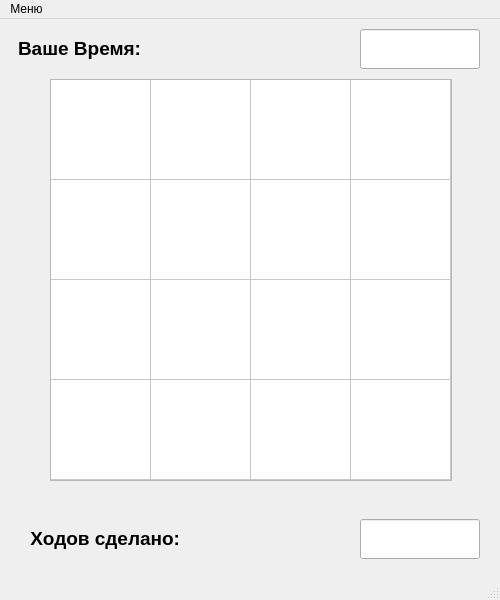
<?xml version="1.0" encoding="UTF-8"?>
<ui version="4.0">
 <class>MainWindow</class>
 <widget class="QMainWindow" name="MainWindow">
  <property name="geometry">
   <rect>
    <x>0</x>
    <y>0</y>
    <width>500</width>
    <height>600</height>
   </rect>
  </property>
  <property name="windowTitle">
   <string>MainWindow</string>
  </property>
  <widget class="QWidget" name="centralwidget">
   <widget class="QLineEdit" name="moves_counter">
    <property name="geometry">
     <rect>
      <x>360</x>
      <y>500</y>
      <width>120</width>
      <height>40</height>
     </rect>
    </property>
   </widget>
   <widget class="QLineEdit" name="playTimer">
    <property name="geometry">
     <rect>
      <x>360</x>
      <y>10</y>
      <width>120</width>
      <height>40</height>
     </rect>
    </property>
   </widget>
   <widget class="QLabel" name="MovesLavel">
    <property name="geometry">
     <rect>
      <x>20</x>
      <y>500</y>
      <width>160</width>
      <height>40</height>
     </rect>
    </property>
    <property name="text">
     <string>&lt;html&gt;&lt;head/&gt;&lt;body&gt;&lt;p align=&quot;right&quot;&gt;&lt;span style=&quot; font-size:14pt; font-weight:600;&quot;&gt;Ходов сделано:&lt;/span&gt;&lt;/p&gt;&lt;/body&gt;&lt;/html&gt;</string>
    </property>
   </widget>
   <widget class="QLabel" name="TimerLabel">
    <property name="geometry">
     <rect>
      <x>10</x>
      <y>10</y>
      <width>131</width>
      <height>40</height>
     </rect>
    </property>
    <property name="text">
     <string>&lt;html&gt;&lt;head/&gt;&lt;body&gt;&lt;p align=&quot;right&quot;&gt;&lt;span style=&quot; font-size:14pt; font-weight:600;&quot;&gt;Ваше Время:&lt;/span&gt;&lt;/p&gt;&lt;/body&gt;&lt;/html&gt;</string>
    </property>
   </widget>
   <widget class="QTableWidget" name="Tiles">
    <property name="enabled">
     <bool>true</bool>
    </property>
    <property name="geometry">
     <rect>
      <x>50</x>
      <y>60</y>
      <width>402</width>
      <height>402</height>
     </rect>
    </property>
    <property name="rowCount">
     <number>4</number>
    </property>
    <property name="columnCount">
     <number>4</number>
    </property>
    <attribute name="horizontalHeaderVisible">
     <bool>false</bool>
    </attribute>
    <attribute name="horizontalHeaderMinimumSectionSize">
     <number>0</number>
    </attribute>
    <attribute name="horizontalHeaderDefaultSectionSize">
     <number>100</number>
    </attribute>
    <attribute name="horizontalHeaderHighlightSections">
     <bool>false</bool>
    </attribute>
    <attribute name="verticalHeaderVisible">
     <bool>false</bool>
    </attribute>
    <attribute name="verticalHeaderMinimumSectionSize">
     <number>0</number>
    </attribute>
    <attribute name="verticalHeaderDefaultSectionSize">
     <number>100</number>
    </attribute>
    <attribute name="verticalHeaderHighlightSections">
     <bool>false</bool>
    </attribute>
    <row/>
    <row/>
    <row/>
    <row/>
    <column/>
    <column/>
    <column/>
    <column/>
   </widget>
  </widget>
  <widget class="QMenuBar" name="menubar">
   <property name="geometry">
    <rect>
     <x>0</x>
     <y>0</y>
     <width>500</width>
     <height>21</height>
    </rect>
   </property>
   <widget class="QMenu" name="menumenu">
    <property name="title">
     <string>Меню</string>
    </property>
    <addaction name="NewGame"/>
    <addaction name="Restart"/>
    <addaction name="separator"/>
    <addaction name="Quit"/>
   </widget>
   <addaction name="menumenu"/>
  </widget>
  <widget class="QStatusBar" name="statusbar"/>
  <action name="NewGame">
   <property name="text">
    <string>Новая Игра</string>
   </property>
   <property name="shortcut">
    <string>Ctrl+S</string>
   </property>
  </action>
  <action name="Restart">
   <property name="text">
    <string>Перезапустить</string>
   </property>
   <property name="shortcut">
    <string>Ctrl+R</string>
   </property>
  </action>
  <action name="Quit">
   <property name="text">
    <string>Выйти</string>
   </property>
  </action>
 </widget>
 <resources/>
 <connections/>
</ui>
